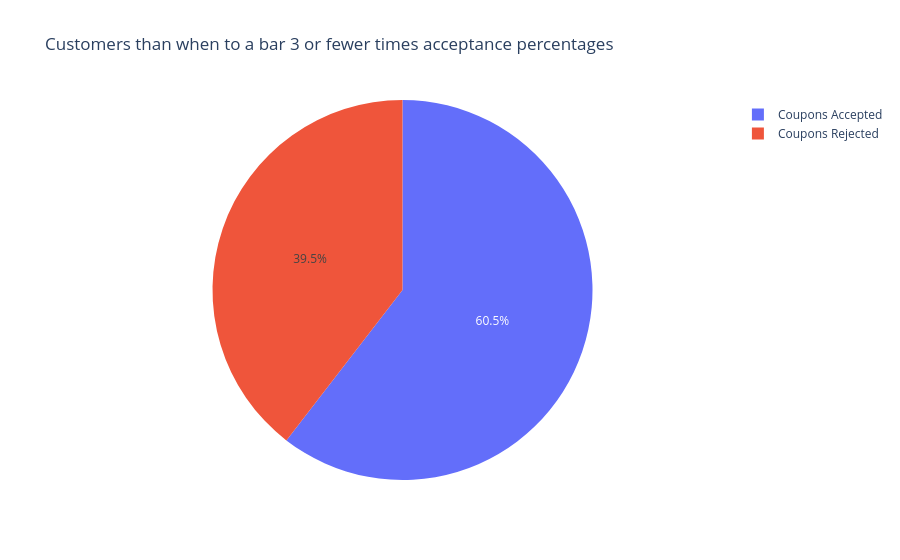
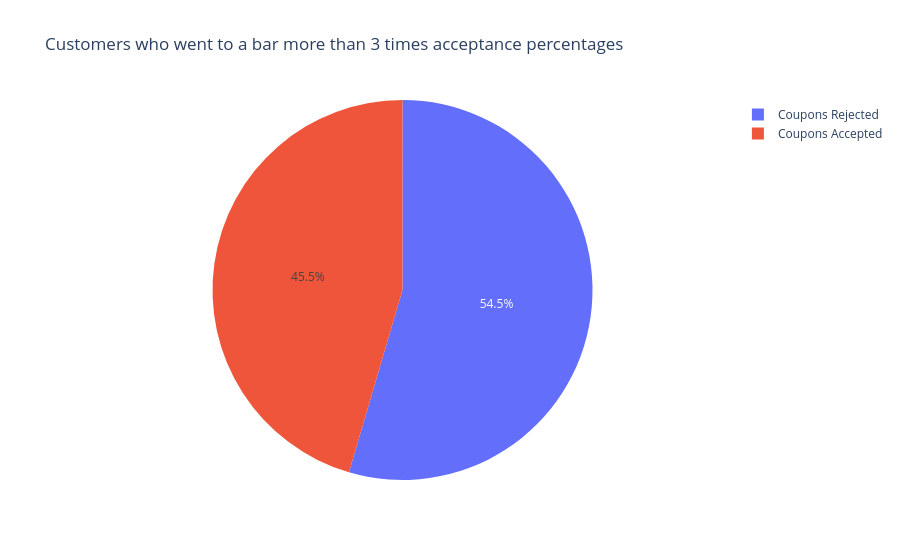

The cell these charts' notebook holds for them, in order:
### Markdown cell above
3. Compare the acceptance rate between those who went to a bar 3 or fewer times a month to those who went more.

### Code cell
#Data from customer who went to a bar 3 times or fewer
Cust_three_or_fewer = data[data['Bar'].isin(['never', 'less1', '1~3'])]
Cust_more_three = data[data['Bar'].isin(['4~8', 'gt8'])]

coupons_bar_accepted1=Cust_three_or_fewer['Y'].value_counts()
print(coupons_bar_accepted1)

import plotly.express as px
fig = px.pie(Cust_three_or_fewer, values=coupons_bar_accepted1, names=['Coupons Accepted','Coupons Rejected'], title="Customers than when to a bar 3 or fewer times acceptance percentages")
fig.show()

coupons_bar_accepted2=Cust_more_three['Y'].value_counts()
print(coupons_bar_accepted2)

import plotly.express as px
fig = px.pie(Cust_more_three, values=coupons_bar_accepted2, names=['Coupons Rejected','Coupons Accepted'], title="Customers who went to a bar more than 3 times acceptance percentages")
fig.show()

### Figure 1 — Plotly figure (JSON) as saved in the notebook; plotly's stock layout.template omitted (floating-point values rounded to 4 significant figures)
{"data": [{"domain": {"x": [0, 1], "y": [0, 1]}, "hovertemplate": "label=%{label}<br>value=%{value}<extra></extra>", "labels": ["Coupons Accepted", "Coupons Rejected"], "legendgroup": "", "name": "", "showlegend": true, "type": "pie", "values": [52, 34]}], "layout": {"legend": {"tracegroupgap": 0}, "title": {"text": "Customers than when to a bar 3 or fewer times acceptance percentages"}}}

### Figure 2 — Plotly figure (JSON) as saved in the notebook; plotly's stock layout.template omitted (floating-point values rounded to 4 significant figures)
{"data": [{"domain": {"x": [0, 1], "y": [0, 1]}, "hovertemplate": "label=%{label}<br>value=%{value}<extra></extra>", "labels": ["Coupons Rejected", "Coupons Accepted"], "legendgroup": "", "name": "", "showlegend": true, "type": "pie", "values": [12, 10]}], "layout": {"legend": {"tracegroupgap": 0}, "title": {"text": "Customers who went to a bar more than 3 times acceptance percentages"}}}
